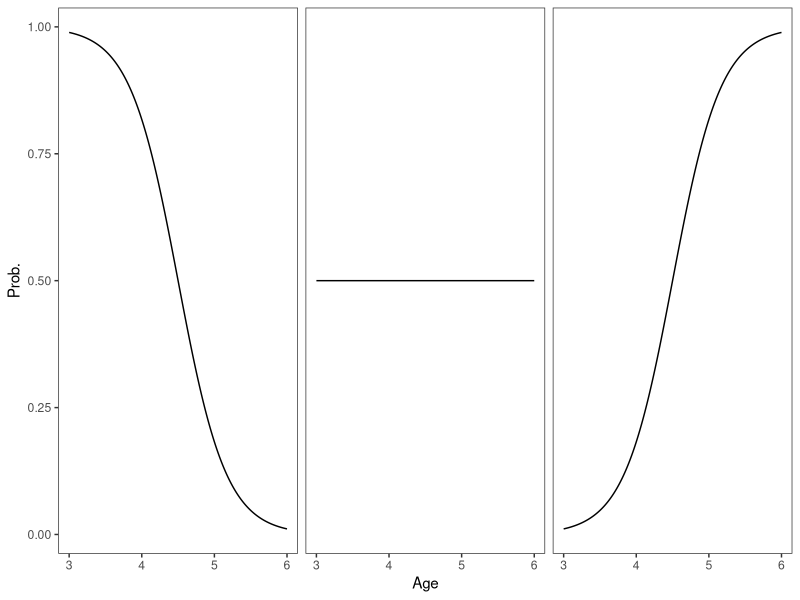

The R source for this figure: (Note: this script raises an error after producing the figure.)
# Purpose: Simulate how asymptotic patterns of age-specific patterns of reproductive success and sampling selectivity influence tGMR abundance estimation.

# Contact: sam.rosenbaum@umontana.edu
# ==============================================================================
# Load libraries
library(ggplot2)
library(dplyr)
# ==============================================================================
# Visualize asymptotic patterns that we will draw our age-specific reproductive success and sampling selectivity values from:
age <- rep(seq(3,6,length.out=1000),3)
a50 <- 4.5
delta <- rep(c(-3,0,3),each=1000)
age_pred<-data.frame(age=age,a50=4.5,D=delta)

age_pred$selex<-(1+exp(-1*age_pred$D*(age_pred$age-age_pred$a50)))^-1

eq.labs<-data.frame(D = c(-3,0,3),eq = as.character(as.expression(paste("delta","=",c(-3,0,3)))))

delta_fig <- age_pred %>% ggplot(aes(x = age, y = selex)) +
  theme_bw() +
  theme(strip.background = element_blank(), 
        strip.text = element_blank(),
        panel.grid = element_blank()
  ) +
  geom_line() +
  facet_grid(.~D) +
  geom_text(data = eq.labs, x = 2.4,y=0.25,inherit.aes=F,
            aes(label=paste("\u03B4","=",D))) +
  ylab("Prob.") +
  xlab("Age")
# ==============================================================================
# Load asymptotic function designed by Curry Cunningham:
selex_asymp <- function(age, a50, delta) {
  selex <- (1+exp(-1*delta*(age-a50)))^-1
  return(selex)
}
# ==============================================================================
# Simulate asymptotic selectivity:
# ==============================================================================
# Set up object to hold selectivity predictions across a range of deltas ===
selex_pred_dat <- data.frame(matrix(ncol = 5, nrow = 7))
colnames(selex_pred_dat) <- c("Delta", "Age_3", "Age_4", "Age_5", "Age_6")
selex_pred_dat$Delta<- -3:3
# ==============================================================================
# Create a loop to populate "selex_pred_dat" ===================================
# Loop through delta values -3:3 and extract the 4 selectivity at age values.

for (i in 1:7) {
  selex_pred_dat[i,2:5] <- selex_asymp(age=c(3:6), a50=4.5, delta=selex_pred_dat$Delta[i])
}
# ==============================================================================
nc_adults <- 3769
samp_adults_combo <- 583
offspring <- 480000
samp_offspring <- 682
adult_ages <- c("1.1", "1.2", "1.3", "1.4")
age_structure <- c(0.1, 0.14, 0.64, 0.12)
MS_selex <- c(0.41, 0.19, 0.21, 0.19)
TRIB_selex <- c(0.03, 0.30, 0.38, 0.29)
RS_prob <- c(0.07, 0.17, 0.28, 0.38)
# Create a loop to populate select_prob ===================================
# NOTE: This assumes increasing RS prob *rs_prob* = c(0.07, 0.16, 0.28, 0.39)
for(i in 1:7) {
  out_selex <- tGMRsim(select_prob = selex_pred_dat[i,2:5],
                       rs_prob = RS_prob,
                       Nc_adult = nc_adults, 
                       n_adult = samp_adults_combo, 
                       Nc_offspring = offspring, 
                       n_offspring = samp_offspring, 
                       ages = adult_ages, 
                       age_prob = age_structure,
                       drop_prob = c(0.2, 0.2, 0.2, 0.2),
                       drop_percent = 0,
                       iterations = 1000,
                       delta_selex = selex_pred_dat$Delta[i])
  if(i == 1) {
    output_selex <- out_selex
  }
  if(i > 1) {
    output_selex <- rbind(output_selex, out_selex)
  }
}
# ==============================================================================
delta_selex_fig <- output_selex %>% 
  ggplot(aes(x = delta_selex, y = bias)) +
  geom_ribbon(aes(ymin = ((lower_confint - Nc_adult) / Nc_adult) - bias, ymax = ((upper_confint - Nc_adult) / Nc_adult) + bias), alpha = 0.5) +
  geom_line() + 
  xlab(expression(delta[Selectivity])) +
  ylab("") +
  geom_hline(yintercept = 0, lty = 2, col = "red") +
  theme_classic() +
  scale_x_continuous(breaks = seq(-3, 3, by = 1)) +
  ylim(-0.5, 1.2)
# ==============================================================================
# Plot simulated estimate and 95% for each delta and overlay a horizontal line with the true population size
selex_estimate_fig <- output_selex %>%
  ggplot(aes(x = delta_selex, y = mean)) + 
  geom_point(size = 1.5) +
  geom_errorbar(aes(ymin = lower_confint, ymax = upper_confint, width = 0.1)) +
  ylab("") +
  xlab(expression(delta[Selectivity])) +
  ylim(0, 7000) + 
  geom_hline(yintercept = 3702, color = "red", lty = 2) +
  theme_classic() +
  scale_x_continuous(breaks = seq(-3, 3, by = 1))
# ==============================================================================
# ==============================================================================
# Simulate asymptotic reproductive success:
# Set up object to hold reproductive success predictions across a range of deltas 
rs_pred_dat <- data.frame(matrix(ncol = 5, nrow = 7))
colnames(rs_pred_dat) <- c("Delta", "Age_3", "Age_4", "Age_5", "Age_6")
rs_pred_dat$Delta<- -3:3
# ==============================================================================
# Create a loop to populate "rs_pred_dat" ===================================
# Loop through delta values -3:3 and extract the 4 selectivity at age values.

for (i in 1:7) {
  rs_pred_dat[i,2:5] <- selex_asymp(age=c(3:6), a50=4.5, delta=rs_pred_dat$Delta[i])
}
# ==============================================================================
nc_adults <- 3769
samp_adults_combo <- 583
offspring <- 480000
samp_offspring <- 682
adult_ages <- c("1.1", "1.2", "1.3", "1.4")
age_structure <- c(0.1, 0.14, 0.64, 0.12)
selex <- c(0.1, 0.4, 0.7, 0.10)
# Create a loop to populate rs_prob ============================================
# NOTE: This assumes increasing *select_prob* = c(0.1, 0.4, 0.7, 0.10)
for(i in 1:7) {
  out_rs <- tGMRsim(select_prob = selex,
                    rs_prob = rs_pred_dat[i,2:5],
                    Nc_adult = nc_adults, 
                    n_adult = samp_adults_combo, 
                    Nc_offspring = offspring, 
                    n_offspring = samp_offspring, 
                    ages = adult_ages, 
                    age_prob = age_structure,
                    drop_prob = c(0.2, 0.2, 0.2, 0.2),
                    drop_percent = 0,
                    iterations = 1000,
                    delta_rs = rs_pred_dat$Delta[i])
  if(i == 1) {
    output_rs <- out_rs
  }
  if(i > 1) {
    output_rs <- rbind(output_rs, out_rs)
  }
}
# ==============================================================================
delta_rs_fig <- output_rs %>% 
  ggplot(aes(x = delta_rs, y = bias)) +
  geom_ribbon(aes(ymin = ((lower_confint - Nc_adult) / Nc_adult) - bias, ymax = ((upper_confint - Nc_adult) / Nc_adult) + bias), alpha = 0.5) +
  geom_line() + 
  xlab(expression(delta[ReproductiveSuccess])) +
  ylab("Bias") +
  geom_hline(yintercept = 0, lty = 2, col = "red") +
  theme_classic() +
  scale_x_continuous(breaks = seq(-3, 3, by = 1)) +
  ylim(-0.5, 1.2)
# ==============================================================================
# Plot simulated estimate and 95% for each delta and overlay a horizontal line with the true population size
rs_estimate_fig <- output_rs %>%
  ggplot(aes(x = delta_rs, y = mean)) + 
  geom_point(size = 1.5) +
  geom_errorbar(aes(ymin = lower_confint, ymax = upper_confint, width = 0.1)) +
  ylab("Escapement") +
  xlab(expression(delta[ReproductiveSuccess])) +
  ylim(0, 7000) + 
  geom_hline(yintercept = 3702, color = "red", lty = 2) +
  theme_classic() +
  scale_x_continuous(breaks = seq(-3, 3, by = 1))
# ==============================================================================
# ==============================================================================
# Visualize everything together:
asymp_fig <- ggarrange(delta_rs_fig, delta_selex_fig, nrow = 1, common.legend = TRUE)

delta_estimates <- ggarrange(rs_estimate_fig, selex_estimate_fig, nrow = 1, common.legend = TRUE)

ggarrange(delta_fig, asymp_fig, delta_estimates, nrow = 3, common.legend = TRUE)
# ==============================================================================
